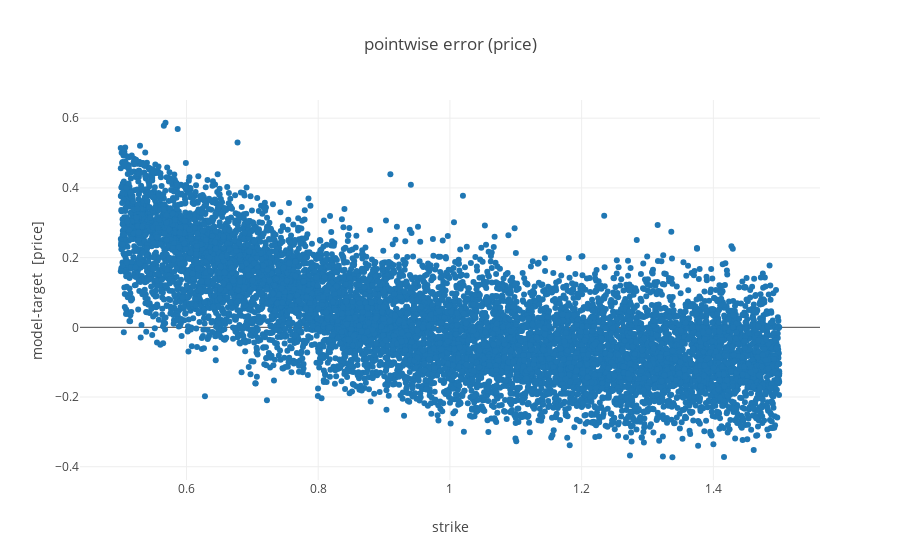

The notebook cell this image was saved under:
### Code cell
plot.scatter_model_error(ml_repo,ml_repo.models.simple_dense.model(),ml_repo.test_data.test_small(), 'strike')

### Figure 1 — Plotly figure (JSON) as saved in the notebook; plotly's stock layout.template omitted (floating-point values rounded to 4 significant figures; data arrays with more than 128 entries replaced by an {"elided": "..."} marker saying what was removed)
{"data": [{"mode": "markers", "name": "simple_dense/eval/test_small: f37663de-003d-11e9-8659-fc084a6691eb", "text": "test_small:last<br>simple_dense/model:f2a852a6-003d-11e9-a79f-fc084a6691eb<br>", "type": "scatter", "x": {"elided": "9999 float values"}, "y": {"elided": "9999 float values"}}], "layout": {"title": "pointwise error (price)", "xaxis": {"title": "strike"}, "yaxis": {"title": "model-target  [price]"}}}
